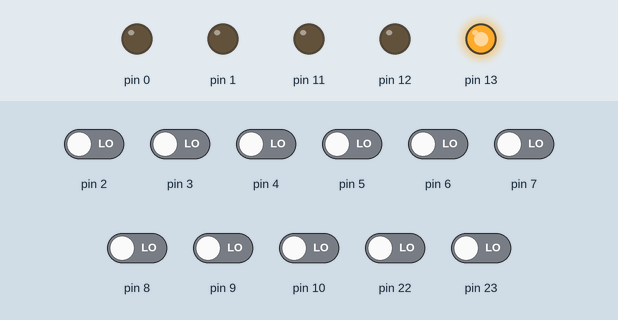
Recording of a sketch running on a simulated Arduino Uno, built with avr-gcc and run on an emulated ATmega328P. Parts: output pins drawn as LEDs (lit = HIGH). Inputs (shaded band) come from the test bench; at power-on: pin 2–10, pin 22, pin 23 LOW.

Above: at 1.2 s.
1.3 s: pin 3 driven HIGH
At 2.2 s:
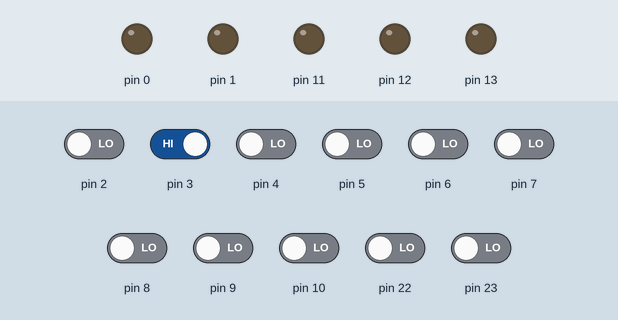
2.8 s: pin 2 driven HIGH
At 3.5 s:
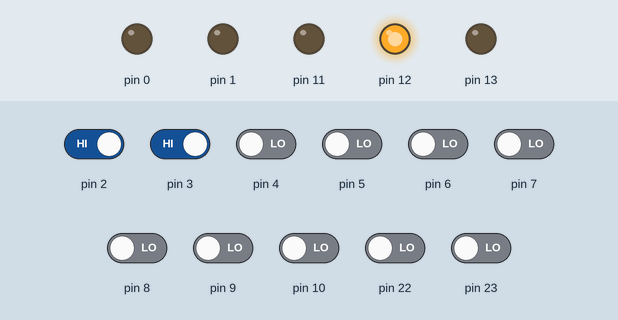
4.3 s: pin 3 driven LOW
At 5.5 s:
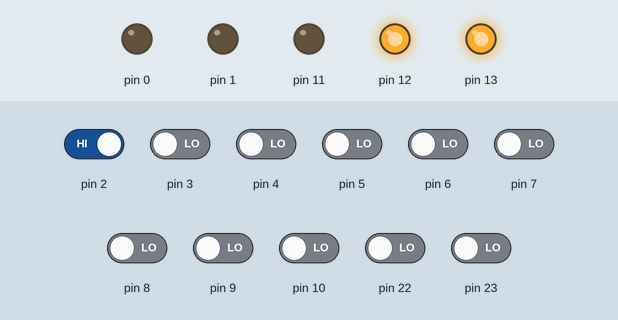
5.8 s: pin 4 driven HIGH
At 6.8 s:
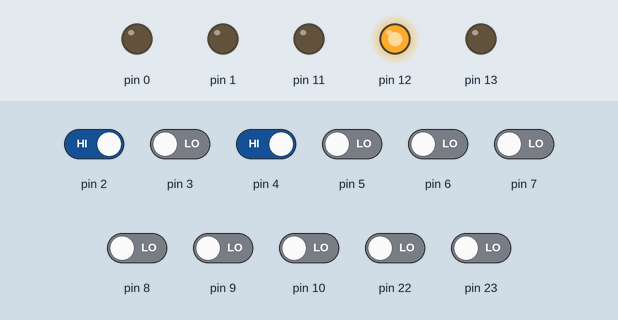
7.3 s: pin 4 driven LOW
At 7.9 s:
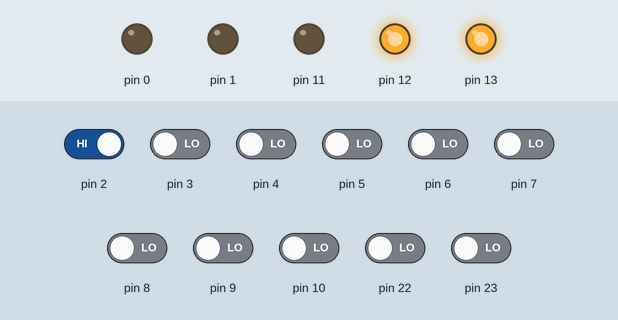
Timing chart, 0 to 9.8 s (numbered marks = the images above; inputs shaded):
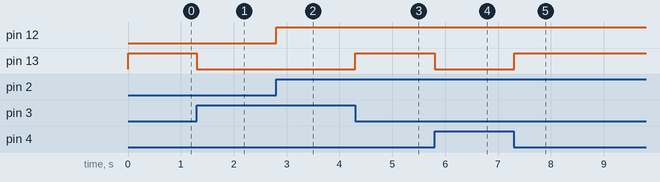

Measured:
- after the input at 1.3 s, pin 13: HIGH → LOW at once
- after the input at 2.8 s, pin 12: LOW → HIGH at once
- after the input at 4.3 s, pin 13: LOW → HIGH at once
- after the input at 5.8 s, pin 13: HIGH → LOW at once
- after the input at 7.3 s, pin 13: LOW → HIGH at once

The sketch:

ForMatLab_WASPExtruderEoAT.ino
```cpp
// ForMat Lab
// Extruder End-of-Arm Tool (EoAT) Control
// Version: 1.02
// Date: December 2023
// Author: Ozguc Bertug Capunaman

// Motor configuration
const double gear_ratio = 57.0 / 11.0;                    // Defines the gear ratio of the motor (motor to extruder gear ratio)
const double steps_per_revolution = 400.0 * gear_ratio;  // Calculates the total steps_per_revolution per revolution considering the gear ratio

unsigned int DO_RPM;           // Raw revolutions per minute value as read from input pins
const float RPM_SCALE = 10.0;  // Scaling factor for interpreting RPM inputs
const unsigned int RPM_SHIFT = 6;

// Motor control variables
unsigned int T_pulse = 50;  //Pulse width
unsigned long T_step;       // Time delay for each step in microseconds
bool dir;                   // Flag indicating the direction of rotation

unsigned int test;

void setup() {
  // Configure pin modes for ports D and B
  DDRD = B00000011;  // Set pins D0-D7 as inputs (for RPM and direction control)
  DDRB = B00111000;  // Set pins on port B as outputs (for motor control signals)

  // ##### DEBUG ######
  // Serial.begin(9600);  // Initialize serial communication
  // Serial.print("Gear Ratio:");
  // Serial.println(gear_ratio);  // Print gear ratio
  // Serial.print("Steps per Revolution:");
  // Serial.println(steps_per_revolution);  // Print calculated steps_per_revolution per revolution
  // Serial.end();                    // End serial communication
}

void loop() {
  // Read RPM value from digital input pins and apply scaling factor
  DO_RPM = ((PIND & B11111000) >> 3) | ((PINB & B00000011) << 5);

  // Determine motor rotation direction based on input pin
  dir = bool((PIND & B00000100) >> 2);

  // Prepare control signal for stepper driver
  unsigned int tmp = (dir << 4);  // Set or clear the direction bit
  // Rotate motor if RPM is greater than 0
  if (DO_RPM > 0) {
    T_step = pulse_period(DO_RPM);  // Calculate time delay for steps_per_revolution based on RPM

    // // ##### DEBUG ######
    // if (test != DO_RPM) {
    //   Serial.println(DO_RPM);
    //   Serial.println(T_step);
    //   test = DO_RPM;
    // }

    tmp |= B00001000;                     // Set step pin high to initiate a step
    PORTB = tmp;                          // Send step signal to motor driver
    delayMicroseconds(T_pulse);           // Wait for half the step period
    tmp &= B11110111;                     // Set step pin low to complete the step
    PORTB = tmp;                          // Send signal to motor driver
    delayMicroseconds(T_step - T_pulse);  // Wait for the other half of the step period
  } else {
    // Stop rotation if RPM is 0
    PORTB = PINB | B00100000;
  }
}

// Function to calculate the time delay for steps_per_revolution based on RPM with scaling factor
unsigned long pulse_period(int DO_RPM) {
  double scaled_rpm = (DO_RPM / RPM_SCALE) + RPM_SHIFT;  // Apply scaling factor to raw RPM input

  // Calculate frequency based on scaled RPM and steps per revolution
  double frequency = (scaled_rpm * steps_per_revolution) / 60.0;

  // Calculate the period for a complete revolution in microseconds
  double period = 1000000 / frequency;

  // Return the time delay for a single step as an integer
  return (unsigned long)period;
}
```
